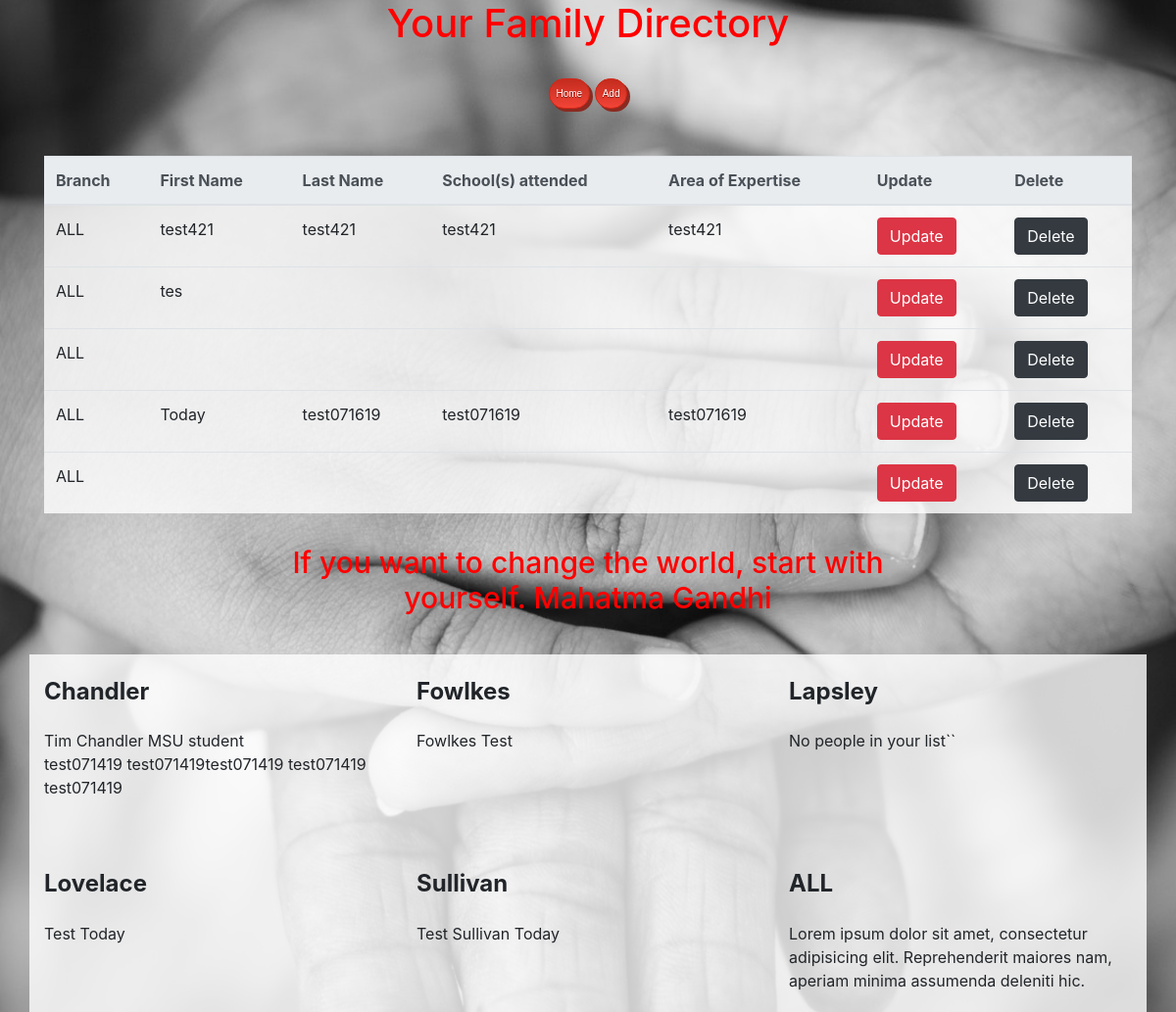
The page /directory on the database its author committed.
### family/models.py (models this page shows, shortened)
class Person(models.Model):
    first_name = models.CharField(max_length=50, default="")
    last_name = models.CharField(max_length=50, default="")
    schools =   models.CharField(max_length=30, default="")
    occupation = models.CharField(max_length=30, default="")
    branch = models.CharField(max_length=30, default="")
    listed = models.BooleanField(default=False)

### family/views.py (the view)
# urls.py: path("directory", directory_view, name="directory"),
def directory_view(request):
    people = Person.objects.all().order_by("branch")[:5]
    chandler = Person.objects.filter(branch="Chandler")[:2]
    lapsley = Person.objects.filter(branch="Lapsley")[:2]
    fowlkes = Person.objects.filter(branch="Fowlkes")[:2]
    lovelace = Person.objects.filter(branch="Lovelace")[:2]
    sullivan = Person.objects.filter(branch="Sullivan")[:2]
    context = {
        "people": people,
        "chandler": chandler,
        "lapsley": lapsley,
        "fowlkes": fowlkes,
        "lovelace": lovelace,
        "sullivan": sullivan
    }
    return render(request,'family/directory_view.html', context=context)

### templates/family/directory_view.html (shortened to what this page needs)
{% extends 'base.html' %}
{% load static %}
{% block content %}
<div class="view">
    <div class="container">
            <div class="text-center">
                <h1 style="color: red; font-size 60px">Your Family Directory</h1>
                <br>
                <a href="{% url 'family-home' %}" class="other_button">Home</a>
                <a href="{% url 'add' %}" class="other_button">Add </a>
            </div>
            <br>
            <br>
                <table class="table myTable">
                    <thead class="thead-light">
                        <tr class="table header">
                            <th class="table_header" scope="col">Branch</th>
                            <th class="table_header" scope="col">First Name</th>
                            <th class="table_header" scope="col">Last Name</th>
                            <th class="table_header" scope="col">School(s) attended</th>
                            <th class="table_header" scope="col">Area of Expertise</th>
                            <th class="table_header" scope="col">Update</th>
                            <th class="table_header" scope="col">Delete</th>
                    </thead>
                    <tbody>
                    {% if people %}
                        {% for person in people %}
                            <tr>
                                <td>{{ person.branch }}</td>
                                <td>{{ person.first_name }}</td>
                                <td>{{ person.last_name }}</td>
                                <td>{{ person.schools }}</td>
                                <td>{{person.occupation}}</td>
                                <td><a href="{% url 'update' person.id  %}" class="btn btn-danger">Update</a></td>
                                <td><a href="{% url 'delete' person.id %}" class="btn btn-dark">Delete</a></td>
                            </tr>
                        {% endfor %}
                    {% else %}
                        <tr>
                            <td>No people in your list</td>
                        </tr>
                    {% endif %}
                    </tbody>
                </table>
                    <div class="row d-flex justify-content-center mb-4">
                        <div class="col-md-8">
                            <h1 style="color: red; font-size: 30px"><p class="grey-text"><center>If you want to change the world, start with yourself.    Mahatma Gandhi</center></p></h1></n>
                        </div>
                    </div>
                    <div class="row familyList">
                        <div class="col-md-4 mb-5">
                            <h4 class="my-4 font-weight-bold">Chandler</h4>
                                {% if chandler %}
                                    {% for person in chandler %}
                                        <tr>
                                            <td>{{ person.first_name }}</td>
                                            <td>{{ person.last_name }}</td>
                                            <td>{{ person.schools }}</td>
                                            <td>{{person.occupation}}</td>
                                        </tr>
                                    {% endfor %}
                                {% else %}
                                <tr>
                                    <td>No people in your list</td>
                                    <td></td>
                                    <td></td>
                                    <td></td>
                                {% endif %}
                        </div>
                        <div class="col-md-4 mb-5">
                            <h4 class="my-4 font-weight-bold">Fowlkes</h4>
                            {% if fowlkes %}
                            {% for person in fowlkes %}
                                <tr>
                                    <td>{{ person.first_name }}</td>
                                    <td>{{ person.last_name }}</td>
                                </tr>
                            {% endfor %}
                        {% else %}
                        <tr>
                            <td>No people in your list</td>``
                            <td></td>
                            <td></td>
                            <td></td>
                        {% endif %}
                        </div>
                        <div class="col-md-4 mb-5">
                            <h4 class="my-4 font-weight-bold">Lapsley</h4>
                            {% if lapsley %}
                            {% for person in lapsley %}
                                <tr>
                                    <td>{{ person.first_name }}</td>
                                    <td>{{ person.last_name }}</td>
                                    <td>{{ person.schools }}</td>
                                    <td>{{person.occupation}}</td>
                                    <td>
                                        <form action="{% url 'add' %}" method="POST">
                                            {% csrf_token %}
                                        </form>
                                    </td>
                                </tr>
                            {% endfor %}
                        {% else %}
                        <tr>
                            <td>No people in your list</td>``
                        {% endif %}
                        </div>
                        <div class="col-md-4 mb-5">
                            <h4 class="my-4 font-weight-bold">Lovelace</h4>
                            {% if lovelace %}
                            {% for person in lovelace %}
                                <tr>
                                    <td>{{ person.first_name }}</td>
                                    <td>{{ person.last_name }}</td>
                                </tr>
                            {% endfor %}
                        {% endif %}
                        </div>
                        <div class="col-md-4 mb-1">
                            <h4 class="my-4 font-weight-bold">Sullivan</h4>
                            {% if sullivan %}
                            {% for person in sullivan %}
                                <tr>
                                    <td>{{ person.first_name }}</td>
                                    <td>{{ person.last_name }}</td>
                                    <td>{{ person.schools }}</td>
                                </tr>
                            {% endfor %}
                        {% else %}
                        <tr>
                            <td>No people in your list</td>``
                            <td></td>
                            <td></td>
                            <td></td>
                        {% endif %}
                        </div>
                        <div class="col-md-4 mb-1">
                            <h4 class="my-4 font-weight-bold">ALL</h4>
                            <p class="grey-text">Lorem ipsum dolor sit amet, consectetur adipisicing elit. Reprehenderit
                                maiores nam,
                                aperiam minima
                                assumenda deleniti hic.</p>
                        </div>
                </div>
            </div>
        </div>
{% endblock %}

### family/static/styles.css (style rules this page uses)
.view { background: url(img/adult-black-and-white-child-736428.jpg) no-repeat; width: 100%; min-height: 100vh; top: 0; left: 0; background-size: cover; background-position: center; }
.myTable { background-color: rgba(255, 255, 255, 0.8); }
.familyList { background-color: rgba(255, 255, 255, 0.8); }
.other_button { -moz-box-shadow: 3px 3px 0px 0px #8a2a21; -webkit-box-shadow: 3px 3px 0px 0px #8a2a21; box-shadow: 3px 3px 0px 0px #8a2a21; background:-webkit-gradient(linear, left top, left bottom, color-stop(0.05, #c62d1f), color-stop(1, #f24437)); background:-moz-linear-gradient(top, #c62d1f 5%, #f24437 100%); background:-webkit-linear-gradient(top, #c62d1f 5%, #f24437 100%); background:-o-linear-gradient(top, #c62d1f 5%, #f24437 100%); background:-ms-linear-gradient(top, #c62d1f 5%, #f24437 100%); background:linear-gradient(to bottom, #c62d1f 5%, #f24437 100%); filter:progid:DXImageTransform.Microsoft.gradient(startColorstr='#c62d1f', endColorstr='#f24437',GradientType=0); background-color:#c62d1f; -moz-border-radius:3px; -webkit-border-radius:3px; border-radius:18px; border:1px solid #d02718; display:inline-block; cursor:pointer; color:#ffffff; font-family:Arial; font-size:10px; padding:7px 7px; text-decoration:none; text-shadow:0px 1px 0px #810e05; }

### rows shown on the page
Person: branch "ALL", first_name "test421", last_name "test421", schools "test421", occupation "test421"
Person: branch "ALL", first_name "tes"
Person: branch "ALL"
Person: branch "ALL", first_name "Today", last_name "test071619", schools "test071619", occupation "test071619"
Person: branch "ALL"
Person: first_name "Tim", last_name "Chandler", schools "MSU", occupation "student"
Person: first_name "test071419", last_name "test071419test071419", schools "test071419", occupation "test071419"
Person: first_name "Fowlkes", last_name "Test"
Person: first_name "Test", last_name "Today"
Person: first_name "Test", last_name "Sullivan", schools "Today"
